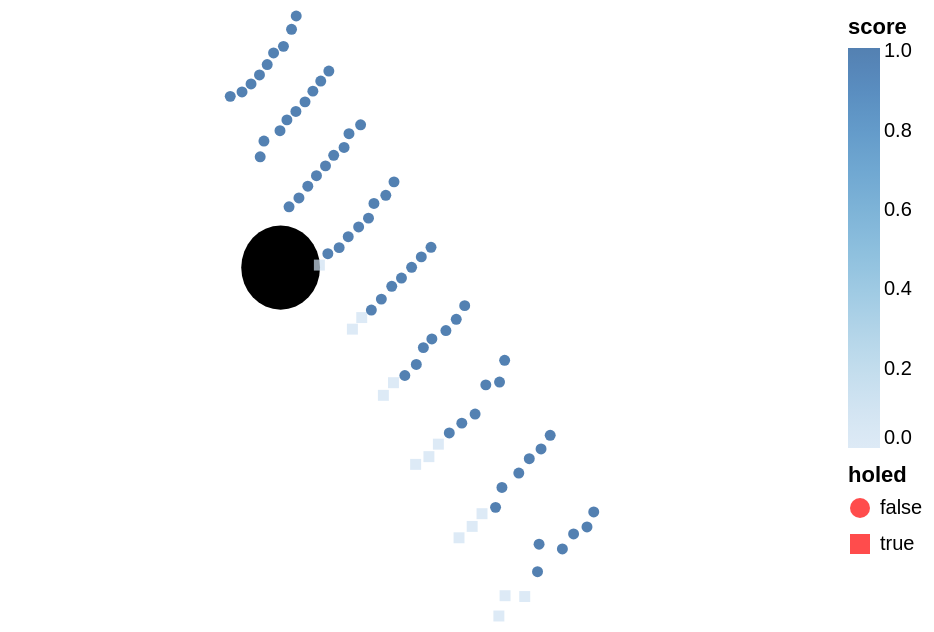

Source (notebook cell):
### Code cell
end_points_cloud = (
    alt.Chart(df)
    .mark_point(filled=True)
    .encode(
        longitude="x",
        latitude="y",
        color=alt.condition(
            hover,
            alt.value("red"),
            "score:Q",
        ),
        shape="holed",
        tooltip=["v_init", "theta", "x", "y", "impact", "score:Q"],
    )
    # .project(
    #     type="identity",
    #     reflectY=True,
    # )
    .add_selection(hover)
)
hole_plot + end_points_cloud

### Figure 1 — Vega-Lite specification as saved in the notebook (floating-point values rounded to 4 significant figures)
{"$schema": "https://vega.github.io/schema/vega-lite/v4.17.0.json", "config": {"view": {"continuousHeight": 300, "continuousWidth": 400}}, "datasets": {"data-94053b96b61a22757a20f38294238e2c": [{"holed": false, "impact": 28.01, "score": 1.004, "theta": -1.074, "v_init": 1.236, "vx_end": 0.0008117, "vy_end": -0.000584, "x": -681.1, "y": -339.3}, {"holed": false, "impact": 28.31, "score": 1.004, "theta": -1.065, "v_init": 1.236, "vx_end": 0.0008175, "vy_end": -0.0005759, "x": -681.1, "y": -339.3}, {"holed": false, "impact": 30.32, "score": 1.004, "theta": -1.057, "v_init": 1.236, "vx_end": 0.0008219, "vy_end": -0.0005697, "x": -681.0, "y": -339.2}, {"holed": false, "impact": 32.98, "score": 1.004, "theta": -1.048, "v_init": 1.236, "vx_end": 0.0008266, "vy_end": -0.0005628, "x": -681.0, "y": -339.2}, {"holed": false, "impact": 36.48, "score": 1.004, "theta": -1.039, "v_init": 1.236, "vx_end": 0.0008307, "vy_end": -0.0005568, "x": -681.0, "y": -339.2}, {"holed": false, "impact": 40.78, "score": 1.005, "theta": -1.03, "v_init": 1.236, "vx_end": 0.0008335, "vy_end": -0.0005525, "x": -681.0, "y": -339.2}, {"holed": false, "impact": 43.37, "score": 1.005, "theta": -1.022, "v_init": 1.236, "vx_end": 0.0008375, "vy_end": -0.0005464, "x": -681.0, "y": -339.2}, {"holed": false, "impact": 50.67, "score": 1.005, "theta": -1.013, "v_init": 1.236, "vx_end": 0.0008428, "vy_end": -0.0005383, "x": -681.0, "y": -339.2}, {"holed": false, "impact": 56.81, "score": 1.005, "theta": -1.004, "v_init": 1.236, "vx_end": 0.0008452, "vy_end": -0.0005345, "x": -681.0, "y": -339.1}, {"holed": false, "impact": 10.11, "score": 1.002, "theta": -1.074, "v_init": 1.274, "vx_end": 0.0008137, "vy_end": -0.0005813, "x": -681.0, "y": -339.3}, {"holed": false, "impact": 13.39, "score": 1.003, "theta": -1.065, "v_init": 1.274, "vx_end": 0.0008159, "vy_end": -0.0005781, "x": -681.0, "y": -339.3}, {"holed": false, "impact": 15.61, "score": 1.003, "theta": -1.057, "v_init": 1.274, "vx_end": 0.0008233, "vy_end": -0.0005676, "x": -681.0, "y": -339.3}, {"holed": false, "impact": 18.48, "score": 1.003, "theta": -1.048, "v_init": 1.274, "vx_end": 0.0008256, "vy_end": -0.0005643, "x": -681.0, "y": -339.3}, {"holed": false, "impact": 21.05, "score": 1.003, "theta": -1.039, "v_init": 1.274, "vx_end": 0.0008293, "vy_end": -0.0005588, "x": -681.0, "y": -339.3}, {"holed": false, "impact": 24.26, "score": 1.004, "theta": -1.03, "v_init": 1.274, "vx_end": 0.0008326, "vy_end": -0.0005539, "x": -681.0, "y": -339.3}, {"holed": false, "impact": 28.1, "score": 1.004, "theta": -1.022, "v_init": 1.274, "vx_end": 0.0008362, "vy_end": -0.0005485, "x": -681.0, "y": -339.3}, {"holed": false, "impact": 32.08, "score": 1.004, "theta": -1.013, "v_init": 1.274, "vx_end": 0.000839, "vy_end": -0.0005442, "x": -680.9, "y": -339.2}, {"holed": false, "impact": 36.32, "score": 1.004, "theta": -1.004, "v_init": 1.274, "vx_end": 0.0008419, "vy_end": -0.0005396, "x": -680.9, "y": -339.2}, {"holed": false, "impact": 1.849, "score": 1.001, "theta": -1.074, "v_init": 1.313, "vx_end": 0.0008141, "vy_end": -0.0005808, "x": -681.0, "y": -339.4}, {"holed": false, "impact": 3.183, "score": 1.002, "theta": -1.065, "v_init": 1.313, "vx_end": 0.0008182, "vy_end": -0.0005749, "x": -681.0, "y": -339.4}, {"holed": false, "impact": 5.247, "score": 1.002, "theta": -1.057, "v_init": 1.313, "vx_end": 0.0008219, "vy_end": -0.0005696, "x": -681.0, "y": -339.4}, {"holed": false, "impact": 7.485, "score": 1.002, "theta": -1.048, "v_init": 1.313, "vx_end": 0.0008246, "vy_end": -0.0005657, "x": -680.9, "y": -339.4}, {"holed": false, "impact": 10.01, "score": 1.002, "theta": -1.039, "v_init": 1.313, "vx_end": 0.0008279, "vy_end": -0.0005608, "x": -680.9, "y": -339.4}, {"holed": false, "impact": 12.94, "score": 1.003, "theta": -1.03, "v_init": 1.313, "vx_end": 0.0008305, "vy_end": -0.000557, "x": -680.9, "y": -339.3}, {"holed": false, "impact": 15.89, "score": 1.003, "theta": -1.022, "v_init": 1.313, "vx_end": 0.0008338, "vy_end": -0.0005521, "x": -680.9, "y": -339.3}, {"holed": false, "impact": 19.76, "score": 1.003, "theta": -1.013, "v_init": 1.313, "vx_end": 0.0008356, "vy_end": -0.0005494, "x": -680.9, "y": -339.3}, {"holed": false, "impact": 23.83, "score": 1.003, "theta": -1.004, "v_init": 1.313, "vx_end": 0.0008396, "vy_end": -0.0005432, "x": -680.9, "y": -339.3}, {"holed": true, "impact": -0.4393, "score": 0, "theta": -1.074, "v_init": 1.353, "vx_end": 0.0008151, "vy_end": -0.0005794, "x": -680.9, "y": -339.5}, {"holed": false, "impact": 0.5798, "score": 1.001, "theta": -1.065, "v_init": 1.353, "vx_end": 0.0008173, "vy_end": -0.0005762, "x": -680.9, "y": -339.5}, {"holed": false, "impact": 1.858, "score": 1.001, "theta": -1.057, "v_init": 1.353, "vx_end": 0.0008206, "vy_end": -0.0005714, "x": -680.9, "y": -339.5}, {"holed": false, "impact": 3.601, "score": 1.002, "theta": -1.048, "v_init": 1.353, "vx_end": 0.0008233, "vy_end": -0.0005675, "x": -680.9, "y": -339.5}, {"holed": false, "impact": 5.778, "score": 1.002, "theta": -1.039, "v_init": 1.353, "vx_end": 0.0008245, "vy_end": -0.0005658, "x": -680.9, "y": -339.4}, {"holed": false, "impact": 8.149, "score": 1.002, "theta": -1.03, "v_init": 1.353, "vx_end": 0.000829, "vy_end": -0.0005593, "x": -680.9, "y": -339.4}, {"holed": false, "impact": 10.94, "score": 1.002, "theta": -1.022, "v_init": 1.353, "vx_end": 0.000831, "vy_end": -0.0005563, "x": -680.9, "y": -339.4}, {"holed": false, "impact": 14.25, "score": 1.003, "theta": -1.013, "v_init": 1.353, "vx_end": 0.000834, "vy_end": -0.0005518, "x": -680.8, "y": -339.4}, {"holed": false, "impact": 18.14, "score": 1.003, "theta": -1.004, "v_init": 1.353, "vx_end": 0.0008376, "vy_end": -0.0005464, "x": -680.8, "y": -339.4}, {"holed": true, "impact": -0.7837, "score": 0, "theta": -1.074, "v_init": 1.394, "vx_end": 0.0008147, "vy_end": -0.0005798, "x": -680.9, "y": -339.6}, {"holed": true, "impact": -0.04237, "score": 0, "theta": -1.065, "v_init": 1.394, "vx_end": 0.0008178, "vy_end": -0.0005755, "x": -680.9, "y": -339.6}, {"holed": false, "impact": 0.8781, "score": 1.002, "theta": -1.057, "v_init": 1.394, "vx_end": 0.0008199, "vy_end": -0.0005725, "x": -680.9, "y": -339.6}, {"holed": false, "impact": 2.302, "score": 1.002, "theta": -1.048, "v_init": 1.394, "vx_end": 0.0008228, "vy_end": -0.0005683, "x": -680.8, "y": -339.5}, {"holed": false, "impact": 4.269, "score": 1.003, "theta": -1.039, "v_init": 1.394, "vx_end": 0.0008263, "vy_end": -0.0005633, "x": -680.8, "y": -339.5}, {"holed": false, "impact": 6.227, "score": 1.003, "theta": -1.03, "v_init": 1.394, "vx_end": 0.000828, "vy_end": -0.0005607, "x": -680.8, "y": -339.5}, {"holed": false, "impact": 8.758, "score": 1.003, "theta": -1.022, "v_init": 1.394, "vx_end": 0.0008293, "vy_end": -0.0005589, "x": -680.8, "y": -339.5}, {"holed": false, "impact": 11.55, "score": 1.003, "theta": -1.013, "v_init": 1.394, "vx_end": 0.0008328, "vy_end": -0.0005535, "x": -680.8, "y": -339.5}, {"holed": false, "impact": 14.61, "score": 1.003, "theta": -1.004, "v_init": 1.394, "vx_end": 0.0007661, "vy_end": -0.0006427, "x": -680.8, "y": -339.5}, {"holed": true, "impact": -0.9637, "score": 0, "theta": -1.074, "v_init": 1.437, "vx_end": 0.0006836, "vy_end": -0.0007298, "x": -680.8, "y": -339.7}, {"holed": true, "impact": -0.4659, "score": 0, "theta": -1.065, "v_init": 1.437, "vx_end": 0.0006897, "vy_end": -0.0007241, "x": -680.8, "y": -339.7}, {"holed": false, "impact": 0.3157, "score": 1.004, "theta": -1.057, "v_init": 1.437, "vx_end": 0.0006903, "vy_end": -0.0007235, "x": -680.8, "y": -339.7}, {"holed": false, "impact": 1.561, "score": 1.004, "theta": -1.048, "v_init": 1.437, "vx_end": 0.0006928, "vy_end": -0.0007211, "x": -680.8, "y": -339.6}, {"holed": false, "impact": 3.148, "score": 1.004, "theta": -1.039, "v_init": 1.437, "vx_end": 0.000697, "vy_end": -0.0007171, "x": -680.8, "y": -339.6}, {"holed": false, "impact": 4.795, "score": 1.004, "theta": -1.03, "v_init": 1.437, "vx_end": 0.0006978, "vy_end": -0.0007162, "x": -680.8, "y": -339.6}, {"holed": false, "impact": 7.122, "score": 1.004, "theta": -1.022, "v_init": 1.437, "vx_end": 0.0007036, "vy_end": -0.0007106, "x": -680.8, "y": -339.6}, {"holed": false, "impact": 9.717, "score": 1.004, "theta": -1.013, "v_init": 1.437, "vx_end": 0.0007066, "vy_end": -0.0007076, "x": -680.7, "y": -339.6}, {"holed": false, "impact": 12.74, "score": 1.004, "theta": -1.004, "v_init": 1.437, "vx_end": 0.0007086, "vy_end": -0.0007056, "x": -680.7, "y": -339.6}, {"holed": true, "impact": -0.9825, "score": 0, "theta": -1.074, "v_init": 1.481, "vx_end": 0.0006776, "vy_end": -0.0007354, "x": -680.8, "y": -339.8}, {"holed": true, "impact": -0.6951, "score": 0, "theta": -1.065, "v_init": 1.481, "vx_end": 0.0006792, "vy_end": -0.0007339, "x": -680.8, "y": -339.8}, {"holed": true, "impact": -0.1039, "score": 0, "theta": -1.057, "v_init": 1.481, "vx_end": 0.0006821, "vy_end": -0.0007312, "x": -680.8, "y": -339.7}, {"holed": false, "impact": 0.836, "score": 1.005, "theta": -1.048, "v_init": 1.481, "vx_end": 0.0006852, "vy_end": -0.0007283, "x": -680.7, "y": -339.7}, {"holed": false, "impact": 2.204, "score": 1.005, "theta": -1.039, "v_init": 1.481, "vx_end": 0.0006882, "vy_end": -0.0007255, "x": -680.7, "y": -339.7}, {"holed": false, "impact": 3.817, "score": 1.005, "theta": -1.03, "v_init": 1.481, "vx_end": 0.0006937, "vy_end": -0.0007202, "x": -680.7, "y": -339.7}, {"holed": false, "impact": 7.236, "score": 1.005, "theta": -1.022, "v_init": 1.481, "vx_end": 0.0007, "vy_end": -0.0007141, "x": -680.7, "y": -339.7}, {"holed": false, "impact": 9.496, "score": 1.005, "theta": -1.013, "v_init": 1.481, "vx_end": 0.0006995, "vy_end": -0.0007146, "x": -680.7, "y": -339.7}, {"holed": false, "impact": 12.6, "score": 1.005, "theta": -1.004, "v_init": 1.481, "vx_end": 0.0007049, "vy_end": -0.0007093, "x": -680.7, "y": -339.6}, {"holed": true, "impact": -0.8829, "score": 0, "theta": -1.074, "v_init": 1.526, "vx_end": 0.0006726, "vy_end": -0.00074, "x": -680.7, "y": -339.9}, {"holed": true, "impact": -0.6293, "score": 0, "theta": -1.065, "v_init": 1.526, "vx_end": 0.0006775, "vy_end": -0.0007356, "x": -680.7, "y": -339.9}, {"holed": true, "impact": -0.04337, "score": 0, "theta": -1.057, "v_init": 1.526, "vx_end": 0.0006789, "vy_end": -0.0007343, "x": -680.7, "y": -339.8}, {"holed": false, "impact": 0.845, "score": 1.007, "theta": -1.048, "v_init": 1.526, "vx_end": 0.0006814, "vy_end": -0.0007319, "x": -680.7, "y": -339.8}, {"holed": false, "impact": 2.104, "score": 1.007, "theta": -1.039, "v_init": 1.526, "vx_end": 0.0006847, "vy_end": -0.0007289, "x": -680.7, "y": -339.8}, {"holed": false, "impact": 4.3, "score": 1.007, "theta": -1.03, "v_init": 1.526, "vx_end": 0.0006889, "vy_end": -0.0007249, "x": -680.6, "y": -339.8}, {"holed": false, "impact": 6.386, "score": 1.007, "theta": -1.022, "v_init": 1.526, "vx_end": 0.000694, "vy_end": -0.00072, "x": -680.6, "y": -339.8}, {"holed": false, "impact": 8.663, "score": 1.007, "theta": -1.013, "v_init": 1.526, "vx_end": 0.0006976, "vy_end": -0.0007164, "x": -680.6, "y": -339.8}, {"holed": false, "impact": 11.34, "score": 1.007, "theta": -1.004, "v_init": 1.526, "vx_end": 0.0006986, "vy_end": -0.0007155, "x": -680.6, "y": -339.7}, {"holed": true, "impact": -0.7939, "score": 0, "theta": -1.074, "v_init": 1.573, "vx_end": 0.0004819, "vy_end": -0.0008762, "x": -680.7, "y": -340.0}, {"holed": true, "impact": -0.677, "score": 0, "theta": -1.065, "v_init": 1.573, "vx_end": 0.0006735, "vy_end": -0.0007392, "x": -680.7, "y": -340.0}, {"holed": true, "impact": -0.251, "score": 0, "theta": -1.057, "v_init": 1.573, "vx_end": 0.000677, "vy_end": -0.000736, "x": -680.6, "y": -340.0}, {"holed": false, "impact": 0.9127, "score": 1.009, "theta": -1.048, "v_init": 1.573, "vx_end": 0.0006809, "vy_end": -0.0007324, "x": -680.6, "y": -339.9}, {"holed": false, "impact": 2.186, "score": 1.008, "theta": -1.039, "v_init": 1.573, "vx_end": 0.0006838, "vy_end": -0.0007297, "x": -680.6, "y": -339.9}, {"holed": false, "impact": 3.635, "score": 1.009, "theta": -1.03, "v_init": 1.573, "vx_end": 0.0006881, "vy_end": -0.0007256, "x": -680.6, "y": -339.9}, {"holed": false, "impact": 5.615, "score": 1.009, "theta": -1.022, "v_init": 1.573, "vx_end": 0.0006914, "vy_end": -0.0007224, "x": -680.6, "y": -339.9}, {"holed": false, "impact": 7.697, "score": 1.009, "theta": -1.013, "v_init": 1.573, "vx_end": 0.0006938, "vy_end": -0.0007202, "x": -680.5, "y": -339.9}, {"holed": false, "impact": 9.952, "score": 1.009, "theta": -1.004, "v_init": 1.573, "vx_end": 0.0006958, "vy_end": -0.0007183, "x": -680.5, "y": -339.8}], "data-a24e8df2b206aa2aa15f13505c2c409a": [{"geometry": {"coordinates": [[[-680.9, -339.5], [-680.9, -339.5], [-680.9, -339.5], [-681.0, -339.5], [-681.0, -339.5], [-681.0, -339.5], [-681.0, -339.6], [-681.0, -339.6], [-681, -339.6], [-681.0, -339.6], [-681.0, -339.6], [-681.0, -339.5], [-681.0, -339.5], [-681.0, -339.5], [-681.1, -339.5], [-681.1, -339.5], [-681.1, -339.5], [-681.1, -339.5], [-681.1, -339.5], [-681.0, -339.5], [-681.0, -339.5], [-681.0, -339.5], [-681.0, -339.4], [-681.0, -339.4], [-681, -339.4], [-681.0, -339.4], [-681.0, -339.4], [-681.0, -339.5], [-681.0, -339.5], [-681.0, -339.5], [-680.9, -339.5], [-680.9, -339.5], [-680.9, -339.5]]], "type": "Polygon"}, "type": "Feature"}]}, "layer": [{"data": {"name": "data-a24e8df2b206aa2aa15f13505c2c409a"}, "mark": {"color": "black", "type": "geoshape"}}, {"data": {"name": "data-94053b96b61a22757a20f38294238e2c"}, "encoding": {"color": {"condition": {"selection": "hover", "value": "red"}, "field": "score", "type": "quantitative"}, "latitude": {"field": "y", "type": "quantitative"}, "longitude": {"field": "x", "type": "quantitative"}, "shape": {"field": "holed", "type": "nominal"}, "tooltip": [{"field": "v_init", "type": "quantitative"}, {"field": "theta", "type": "quantitative"}, {"field": "x", "type": "quantitative"}, {"field": "y", "type": "quantitative"}, {"field": "impact", "type": "quantitative"}, {"field": "score", "type": "quantitative"}]}, "mark": {"filled": true, "type": "point"}, "selection": {"hover": {"empty": "none", "nearest": true, "on": "mouseover", "type": "single"}}}]}
